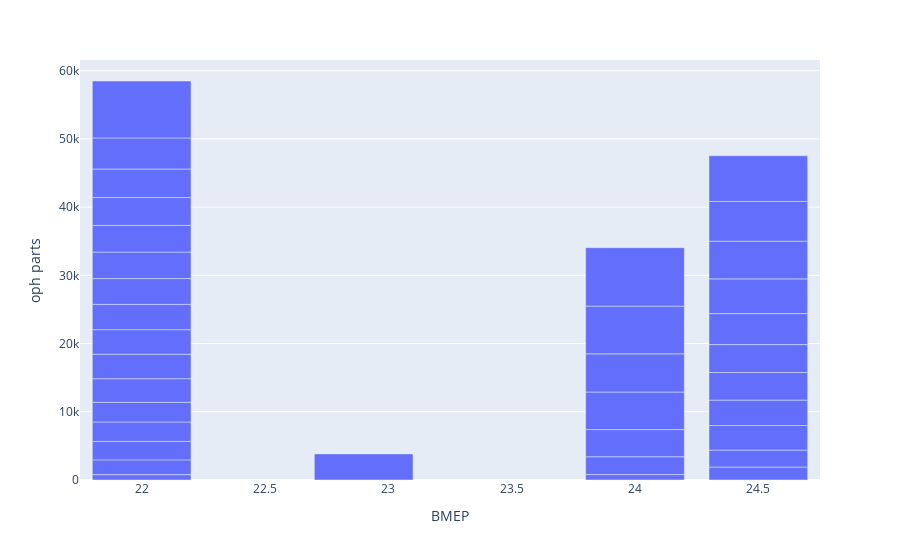

The code cell stored with this chart in its notebook:
### Code cell
px.bar(dd, x="BMEP", y="oph parts")

### Figure 1 — Plotly figure (JSON) as saved in the notebook; plotly's stock layout.template omitted (floating-point values rounded to 4 significant figures)
{"data": [{"alignmentgroup": "True", "hovertemplate": "BMEP=%{x}<br>oph parts=%{y}<extra></extra>", "legendgroup": "", "marker": {"color": "#636efa"}, "name": "", "offsetgroup": "", "orientation": "v", "showlegend": false, "textposition": "auto", "type": "bar", "x": [22, 24, 24.5, 22, 24.5, 24, 22, 22, 22, 22, 22, 22, 24.5, 22, 24.5, 22, 22.9, 22, 22, 24, 24.5, 22, 24.5, 22, 24.5, 22, 24.5, 24, 24.5, 24, 24.5, 24.5, 24, 22, 24], "xaxis": "x", "y": [789, 798, 1899, 2159, 2485, 2606, 2712, 2845, 2884, 3461, 3589, 3592, 3603, 3710, 3722, 3785, 3825, 3895, 3905, 3985, 4046, 4078, 4093, 4182, 4541, 4559, 5093, 5507, 5525, 5593, 5830, 6689, 7002, 8342, 8565], "yaxis": "y"}], "layout": {"barmode": "relative", "legend": {"tracegroupgap": 0}, "margin": {"t": 60}, "xaxis": {"anchor": "y", "domain": [0, 1], "title": {"text": "BMEP"}}, "yaxis": {"anchor": "x", "domain": [0, 1], "title": {"text": "oph parts"}}}}
